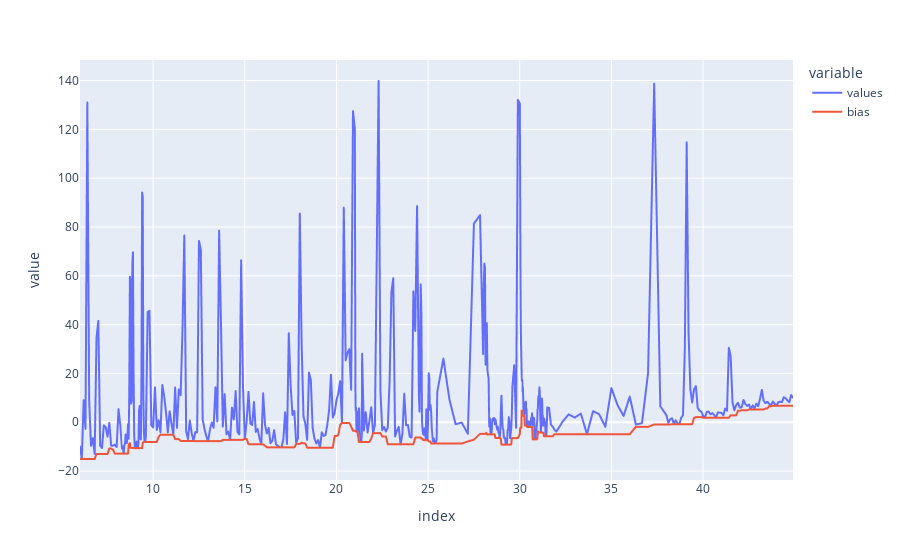

The notebook cell this image was saved under:
### Markdown cell above
Dans un premier temps recherche du minimum de la courbe au cours du temps

### Code cell
bias = newdf['values'].rolling(15, center=True).min()
bias = pd.concat([pd.DataFrame([np.NaN] * tools.PADDING), bias]) # pour compenser le padding du filtre à 0 et éliminer l'effet de bord
bias = pd.concat([bias, pd.DataFrame([np.NaN] * tools.PADDING)])
bias = bias.fillna(method='ffill') # on retire les Nan en forward et backward (pour être sûr qu'il n'y en ai plus)
bias = bias.fillna(method='bfill')
newdf['bias'] = bias.to_numpy()[tools.PADDING : -tools.PADDING] # affichage uniquement de la partie qui nous intéresse
newdf.plot()

### Figure 1 — Plotly figure (JSON) as saved in the notebook; plotly's stock layout.template omitted (floating-point values rounded to 4 significant figures; data arrays with more than 128 entries replaced by an {"elided": "..."} marker saying what was removed)
{"data": [{"hovertemplate": "variable=values<br>index=%{x}<br>value=%{y}<extra></extra>", "legendgroup": "values", "line": {"color": "#636efa", "dash": "solid"}, "mode": "lines", "name": "values", "showlegend": true, "type": "scattergl", "x": {"elided": "504 float values"}, "xaxis": "x", "y": {"elided": "504 float values"}, "yaxis": "y"}, {"hovertemplate": "variable=bias<br>index=%{x}<br>value=%{y}<extra></extra>", "legendgroup": "bias", "line": {"color": "#EF553B", "dash": "solid"}, "mode": "lines", "name": "bias", "showlegend": true, "type": "scattergl", "x": {"elided": "504 float values"}, "xaxis": "x", "y": {"elided": "504 float values"}, "yaxis": "y"}], "layout": {"legend": {"title": {"text": "variable"}, "tracegroupgap": 0}, "margin": {"t": 60}, "xaxis": {"anchor": "y", "domain": [0, 1], "title": {"text": "index"}}, "yaxis": {"anchor": "x", "domain": [0, 1], "title": {"text": "value"}}}}
